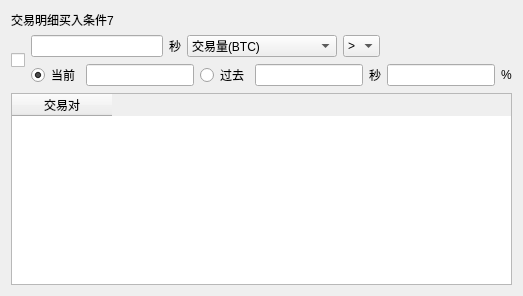
         <widget class="QWidget" name="widget_7" native="true">
          <layout class="QVBoxLayout" name="verticalLayout_18">
           <item>
            <widget class="QLabel" name="label_42">
             <property name="text">
              <string>交易明细买入条件7</string>
             </property>
            </widget>
           </item>
           <item>
            <layout class="QHBoxLayout" name="horizontalLayout_22">
             <item>
              <widget class="QCheckBox" name="cb_buyQuantitative_7">
               <property name="text">
                <string/>
               </property>
              </widget>
             </item>
             <item>
              <layout class="QVBoxLayout" name="verticalLayout_19">
               <item>
                <layout class="QHBoxLayout" name="horizontalLayout_23">
                 <item>
                  <widget class="QLineEdit" name="edt_param_1_7"/>
                 </item>
                 <item>
                  <widget class="QLabel" name="label_24">
                   <property name="text">
                    <string>秒</string>
                   </property>
                  </widget>
                 </item>
                 <item>
                  <widget class="QComboBox" name="cb_quan_type_7">
                   <property name="minimumSize">
                    <size>
                     <width>150</width>
                     <height>0</height>
                    </size>
                   </property>
                   <item>
                    <property name="text">
                     <string>交易量(BTC)</string>
                    </property>
                   </item>
                   <item>
                    <property name="text">
                     <string>交易次数</string>
                    </property>
                   </item>
                  </widget>
                 </item>
                 <item>
                  <widget class="QComboBox" name="cb_param_2_7">
                   <item>
                    <property name="text">
                     <string>&gt;</string>
                    </property>
                   </item>
                   <item>
                    <property name="text">
                     <string>&lt;</string>
                    </property>
                   </item>
                  </widget>
                 </item>
                 <item>
                  <spacer name="horizontalSpacer_7">
                   <property name="orientation">
                    <enum>Qt::Horizontal</enum>
                   </property>
                   <property name="sizeHint" stdset="0">
                    <size>
                     <width>40</width>
                     <height>20</height>
                    </size>
                   </property>
                  </spacer>
                 </item>
                </layout>
               </item>
               <item>
                <layout class="QHBoxLayout" name="horizontalLayout_24">
                 <item>
                  <widget class="QRadioButton" name="radio_param_31_7">
                   <property name="text">
                    <string>当前</string>
                   </property>
                   <property name="checked">
                    <bool>true</bool>
                   </property>
                  </widget>
                 </item>
                 <item>
                  <widget class="QLineEdit" name="edt_Param_41_7"/>
                 </item>
                 <item>
                  <widget class="QRadioButton" name="radio_param_32_7">
                   <property name="text">
                    <string>过去</string>
                   </property>
                  </widget>
                 </item>
                 <item>
                  <widget class="QLineEdit" name="edt_Param_42_7"/>
                 </item>
                 <item>
                  <widget class="QLabel" name="label_25">
                   <property name="text">
                    <string>秒</string>
                   </property>
                  </widget>
                 </item>
                 <item>
                  <widget class="QLineEdit" name="edt_Param_5_7"/>
                 </item>
                 <item>
                  <widget class="QLabel" name="label_26">
                   <property name="text">
                    <string>%</string>
                   </property>
                  </widget>
                 </item>
                </layout>
               </item>
              </layout>
             </item>
            </layout>
           </item>
           <item>
            <widget class="QTableWidget" name="tab_buyQuantitative_7">
             <property name="sortingEnabled">
              <bool>true</bool>
             </property>
             <column>
              <property name="text">
               <string>交易对</string>
              </property>
             </column>
            </widget>
           </item>
          </layout>
         </widget>
